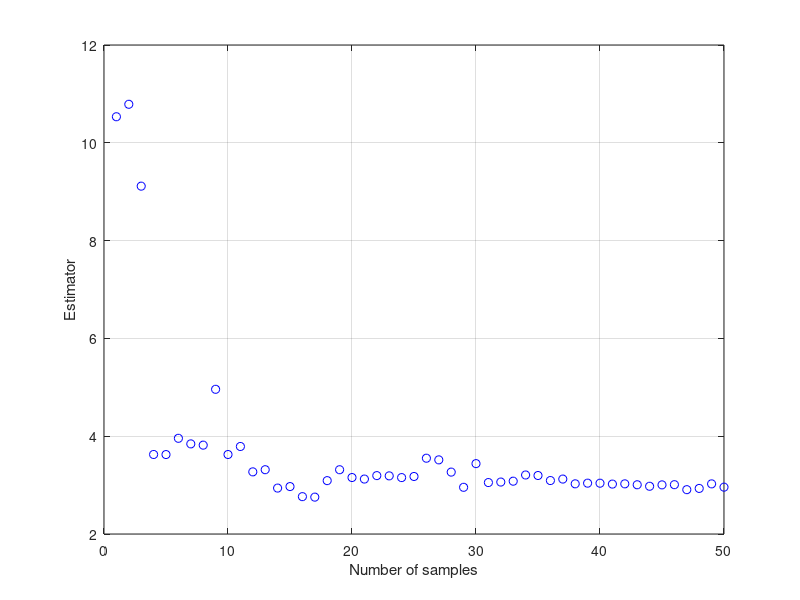

This figure's MATLAB source:
clear all;
close all;
clc; 

samples = 50;
b = [3,4,5];
p = [1000,1000,1000];
P = diag(p);
estim_on = [0,0,0];

% 1st iteration
u = [rand(),0,0];
z = randn();

y = u(1)*b(1)+u(2)*b(2)+u(3)*b(3)+z;
estim_on = transpose(estim_on);
phi = transpose(u);

E = y-transpose(phi)*estim_on;
P = P-((P*phi*transpose(phi)*P) / (1+transpose(phi)*P*phi));
estim_on = estim_on + P*phi*E;
norm_(1) = norm(estim_on - b);

plot(1, norm_(1), "bo");
figure(1)
grid on;
hold on;
xlabel("Number of samples");
ylabel("Estimator");

% 2nd iteration
u = [rand(), rand(), 0];
z = randn();
y = u(1)*b(1)+u(2)*b(2)+u(3)*b(3)+z;
phi = transpose(u);
E = y-transpose(phi)*estim_on;
P = P-((P*phi*transpose(phi)*P) / (1+transpose(phi)*P*phi));
estim_on = estim_on + P*phi*E;
norm_(2) = norm(estim_on - b);

plot(2, norm_(2), "bo");
figure(1)
grid on;
hold on;
xlabel("Number of samples");
ylabel("Estimator");

% other iterations
for i=1 : samples-2
    u = [rand(), rand(), rand()];
    z = randn();
    y = u(1)*b(1)+u(2)*b(2)+u(3)*b(3)+z;
    phi = transpose(u);
    E = y-transpose(phi)*estim_on;
    P = P-((P*phi*transpose(phi)*P) / (1+transpose(phi)*P*phi));
    estim_on = estim_on + P*phi*E;
    norm_(i+2) = norm(estim_on - b);
    figure(1)
    plot(i+2, norm_(i+2), "bo");
    grid on;
    hold on;
    xlabel("Number of samples");
    ylabel("Estimator");
end
